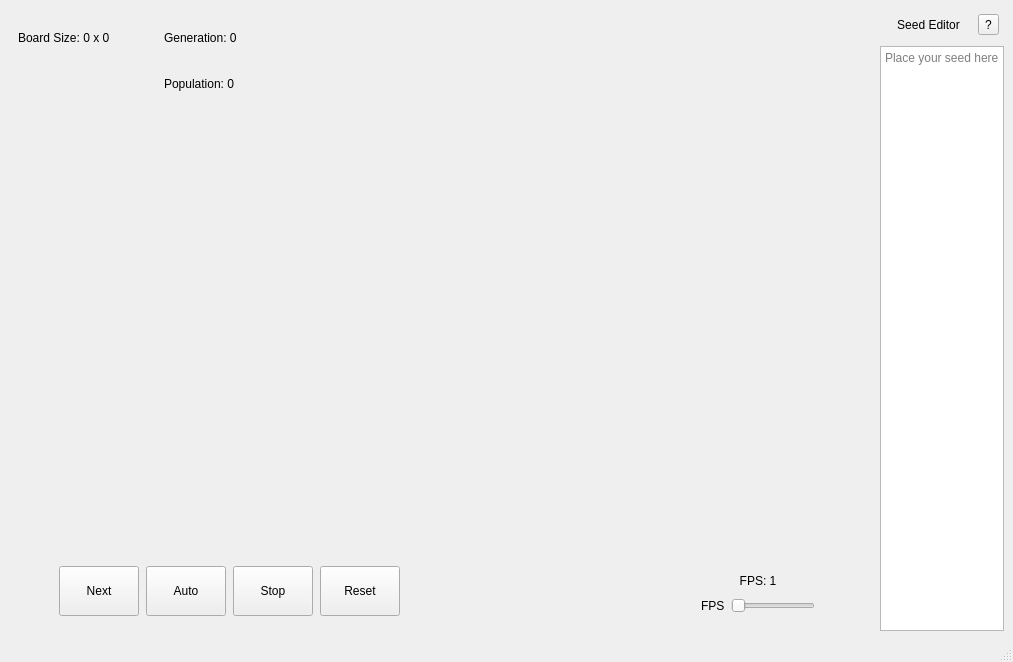
<?xml version="1.0" encoding="UTF-8"?>
<ui version="4.0">
 <class>MainWindow</class>
 <widget class="QMainWindow" name="MainWindow">
  <property name="geometry">
   <rect>
    <x>0</x>
    <y>0</y>
    <width>1013</width>
    <height>662</height>
   </rect>
  </property>
  <property name="minimumSize">
   <size>
    <width>0</width>
    <height>60</height>
   </size>
  </property>
  <property name="windowTitle">
   <string>MainWindow</string>
  </property>
  <widget class="QWidget" name="centralwidget">
   <layout class="QHBoxLayout" name="horizontalLayout_3" stretch="14,2">
    <item>
     <layout class="QVBoxLayout" name="verticalLayout" stretch="0,1,0">
      <item>
       <widget class="QWidget" name="topWidget" native="true">
        <property name="minimumSize">
         <size>
          <width>0</width>
          <height>60</height>
         </size>
        </property>
        <property name="maximumSize">
         <size>
          <width>16777215</width>
          <height>180</height>
         </size>
        </property>
        <layout class="QGridLayout" name="gridLayout">
         <item row="0" column="1">
          <widget class="QLabel" name="generationLabel">
           <property name="minimumSize">
            <size>
             <width>140</width>
             <height>0</height>
            </size>
           </property>
           <property name="maximumSize">
            <size>
             <width>180</width>
             <height>16777215</height>
            </size>
           </property>
           <property name="text">
            <string>Generation: 0</string>
           </property>
          </widget>
         </item>
         <item row="1" column="1">
          <widget class="QLabel" name="populationLabel">
           <property name="minimumSize">
            <size>
             <width>140</width>
             <height>0</height>
            </size>
           </property>
           <property name="maximumSize">
            <size>
             <width>150</width>
             <height>16777215</height>
            </size>
           </property>
           <property name="text">
            <string>Population: 0</string>
           </property>
          </widget>
         </item>
         <item row="0" column="0">
          <widget class="QLabel" name="boardSizeLabel">
           <property name="minimumSize">
            <size>
             <width>140</width>
             <height>40</height>
            </size>
           </property>
           <property name="maximumSize">
            <size>
             <width>150</width>
             <height>16777215</height>
            </size>
           </property>
           <property name="text">
            <string>Board Size: 0 x 0</string>
           </property>
          </widget>
         </item>
         <item row="1" column="0">
          <spacer name="verticalSpacer">
           <property name="orientation">
            <enum>Qt::Vertical</enum>
           </property>
           <property name="sizeHint" stdset="0">
            <size>
             <width>20</width>
             <height>40</height>
            </size>
           </property>
          </spacer>
         </item>
         <item row="0" column="2">
          <spacer name="horizontalSpacer">
           <property name="orientation">
            <enum>Qt::Horizontal</enum>
           </property>
           <property name="sizeHint" stdset="0">
            <size>
             <width>40</width>
             <height>20</height>
            </size>
           </property>
          </spacer>
         </item>
        </layout>
       </widget>
      </item>
      <item>
       <widget class="QWidget" name="boardWidget" native="true"/>
      </item>
      <item>
       <widget class="QWidget" name="bottomWidget" native="true">
        <property name="minimumSize">
         <size>
          <width>0</width>
          <height>80</height>
         </size>
        </property>
        <property name="baseSize">
         <size>
          <width>0</width>
          <height>100</height>
         </size>
        </property>
        <layout class="QHBoxLayout" name="horizontalLayout" stretch="0,0,0,0,2,0">
         <property name="spacing">
          <number>7</number>
         </property>
         <property name="leftMargin">
          <number>50</number>
         </property>
         <property name="rightMargin">
          <number>50</number>
         </property>
         <item>
          <widget class="QPushButton" name="nextButton">
           <property name="minimumSize">
            <size>
             <width>50</width>
             <height>50</height>
            </size>
           </property>
           <property name="text">
            <string>Next</string>
           </property>
          </widget>
         </item>
         <item>
          <widget class="QPushButton" name="startButton">
           <property name="minimumSize">
            <size>
             <width>50</width>
             <height>50</height>
            </size>
           </property>
           <property name="maximumSize">
            <size>
             <width>150</width>
             <height>50</height>
            </size>
           </property>
           <property name="text">
            <string>Auto</string>
           </property>
          </widget>
         </item>
         <item>
          <widget class="QPushButton" name="stopButton">
           <property name="minimumSize">
            <size>
             <width>50</width>
             <height>50</height>
            </size>
           </property>
           <property name="maximumSize">
            <size>
             <width>150</width>
             <height>16777215</height>
            </size>
           </property>
           <property name="text">
            <string>Stop</string>
           </property>
          </widget>
         </item>
         <item>
          <widget class="QPushButton" name="resetButton">
           <property name="minimumSize">
            <size>
             <width>50</width>
             <height>50</height>
            </size>
           </property>
           <property name="maximumSize">
            <size>
             <width>150</width>
             <height>16777215</height>
            </size>
           </property>
           <property name="text">
            <string>Reset</string>
           </property>
          </widget>
         </item>
         <item>
          <spacer name="horizontalSpacer_2">
           <property name="orientation">
            <enum>Qt::Horizontal</enum>
           </property>
           <property name="sizeHint" stdset="0">
            <size>
             <width>40</width>
             <height>20</height>
            </size>
           </property>
          </spacer>
         </item>
         <item>
          <widget class="QWidget" name="widget" native="true">
           <property name="minimumSize">
            <size>
             <width>50</width>
             <height>50</height>
            </size>
           </property>
           <layout class="QGridLayout" name="gridLayout_2">
            <item row="0" column="1" colspan="2">
             <widget class="QLabel" name="speedLabel">
              <property name="text">
               <string>FPS: 1</string>
              </property>
              <property name="alignment">
               <set>Qt::AlignCenter</set>
              </property>
             </widget>
            </item>
            <item row="1" column="2">
             <widget class="QSlider" name="speedSlider">
              <property name="minimum">
               <number>1</number>
              </property>
              <property name="maximum">
               <number>100</number>
              </property>
              <property name="singleStep">
               <number>10</number>
              </property>
              <property name="orientation">
               <enum>Qt::Horizontal</enum>
              </property>
             </widget>
            </item>
            <item row="1" column="1">
             <widget class="QLabel" name="label">
              <property name="text">
               <string>FPS</string>
              </property>
             </widget>
            </item>
           </layout>
          </widget>
         </item>
        </layout>
       </widget>
      </item>
     </layout>
    </item>
    <item>
     <widget class="QWidget" name="rightWidget" native="true">
      <property name="minimumSize">
       <size>
        <width>50</width>
        <height>0</height>
       </size>
      </property>
      <layout class="QVBoxLayout" name="verticalLayout_2">
       <property name="leftMargin">
        <number>0</number>
       </property>
       <property name="topMargin">
        <number>0</number>
       </property>
       <property name="rightMargin">
        <number>0</number>
       </property>
       <property name="bottomMargin">
        <number>0</number>
       </property>
       <item>
        <layout class="QHBoxLayout" name="horizontalLayout_2">
         <property name="leftMargin">
          <number>5</number>
         </property>
         <property name="topMargin">
          <number>5</number>
         </property>
         <property name="rightMargin">
          <number>5</number>
         </property>
         <property name="bottomMargin">
          <number>5</number>
         </property>
         <item>
          <widget class="QLabel" name="label_2">
           <property name="text">
            <string>Seed Editor</string>
           </property>
           <property name="alignment">
            <set>Qt::AlignCenter</set>
           </property>
          </widget>
         </item>
         <item>
          <widget class="QToolButton" name="helpButton">
           <property name="toolTip">
            <string>&lt;html&gt;&lt;head/&gt;&lt;body&gt;&lt;p&gt;&lt;br/&gt;&lt;/p&gt;&lt;/body&gt;&lt;/html&gt;</string>
           </property>
           <property name="text">
            <string>?</string>
           </property>
          </widget>
         </item>
        </layout>
       </item>
       <item>
        <widget class="QTextEdit" name="seedEditor">
         <property name="sizePolicy">
          <sizepolicy hsizetype="Expanding" vsizetype="Expanding">
           <horstretch>0</horstretch>
           <verstretch>0</verstretch>
          </sizepolicy>
         </property>
         <property name="minimumSize">
          <size>
           <width>50</width>
           <height>50</height>
          </size>
         </property>
         <property name="placeholderText">
          <string>Place your seed here</string>
         </property>
        </widget>
       </item>
      </layout>
     </widget>
    </item>
   </layout>
  </widget>
  <widget class="QStatusBar" name="statusbar"/>
 </widget>
 <resources/>
 <connections/>
</ui>
